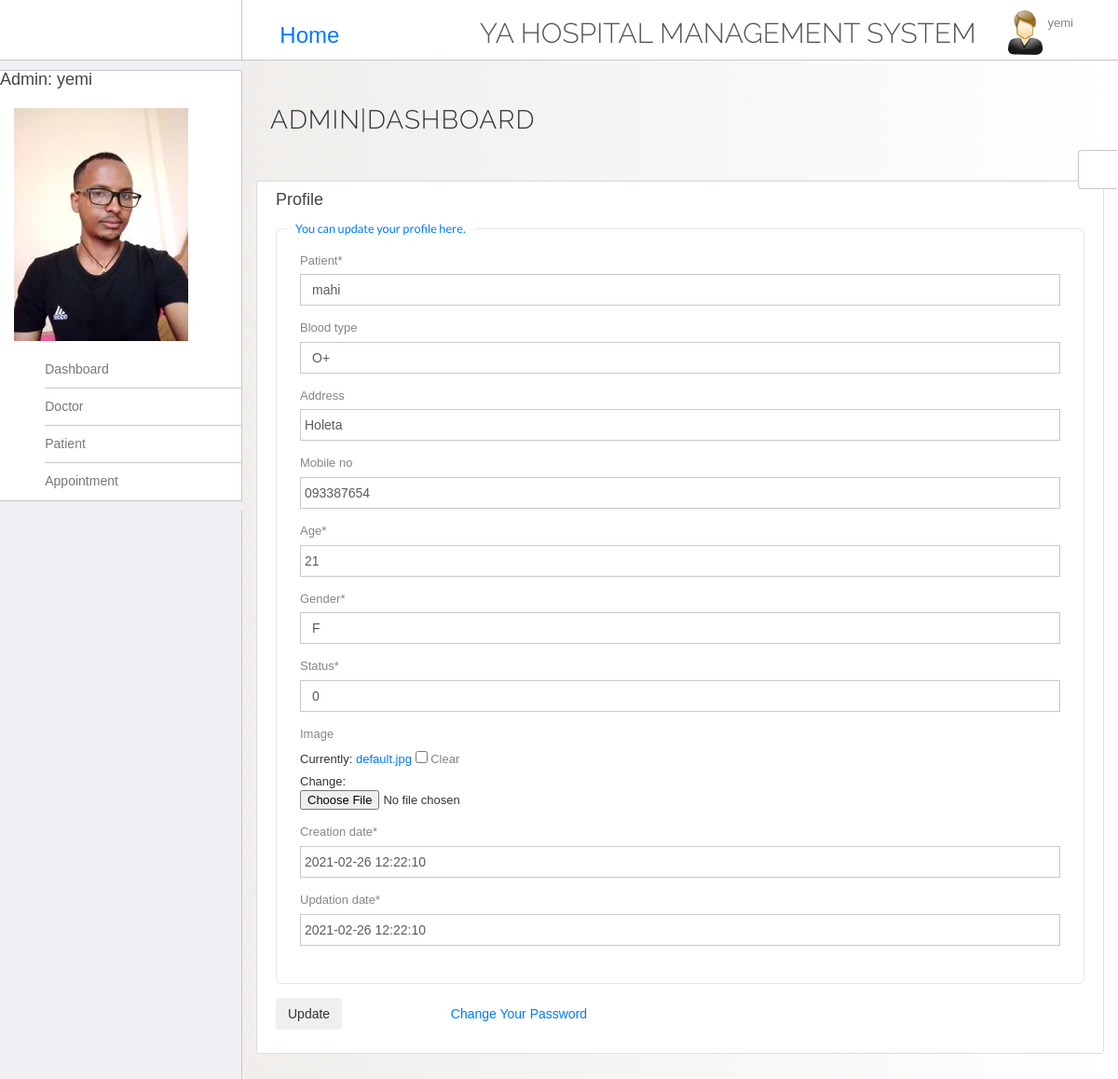
Page /users/update_patient/3/ (signed in) on the committed database.
### users/models.py (models this page shows, shortened)
class Admin(models.Model):
    admin = models.OneToOneField(User, default="", on_delete=models.CASCADE)
    Male = 'M'
    Female = 'F'
    Gender = [
        (Male, 'M'),
        (Female, 'F'),
    ]
    gender = models.CharField(max_length=1, choices=Gender, default="",)
    address = models.CharField(max_length=100, blank=True, null=True)
    phone_no = models.CharField(max_length=20, blank=True, null=True)
    mobile_no = models.CharField(max_length=20, blank=True, null=True)
    updation_date = models.DateTimeField(default=timezone.now)
    image = models.ImageField(default='default.jpg', upload_to='profile_pics', blank=True, null=True)
    class Meta:
        verbose_name_plural = 'Admin'

class Patient(models.Model):
    patient = models.OneToOneField(User, default="", on_delete=models.CASCADE)
    a = 'A'
    aa = 'A+'
    b = 'B'
    bb = 'B+'
    ab = 'AB'
    oo = 'O+'
    o ='O-'
    blood_choice = (
        (a , 'A'),
        (aa , 'A+'),
        (b , 'B'),
        (bb , 'B+'),
        (ab , 'AB'),
        (oo , 'O+'),
        (o , 'O-'),
    )
    blood_type = models.CharField(choices=blood_choice, max_length=10, blank=True, null=True)
    address = models.CharField(max_length=100, blank=True, null=True)
    mobile_no = models.CharField(max_length=20, blank=True, null=True)
    age = models.PositiveSmallIntegerField()
    Male = 'M'
    Female = 'F'
    Gender = [
        (Male, 'M'),
        (Female, 'F'),
    ]
    gender = models.CharField(max_length=1, choices=Gender, default="",)
    Active = 1
    InActive = 0
    status_choice = (
        (Active, 1),
        (InActive, 0),
    )
    status = models.IntegerField(choices=status_choice)
    image = models.ImageField(default='default.jpg', upload_to='profile_pics', blank=True, null=True)
    creation_date = models.DateTimeField(default=timezone.now)
    updation_date = models.DateTimeField(default=timezone.now)
    class Meta:
        verbose_name_plural = 'Patients'

### users/views.py (the view)
# urls.py: path('update_patient/<int:pk>/', UpdatePatient.as_view(), name='update_patient'),
class UpdatePatient(LoginRequiredMixin, UpdateView):
    model = Patient
    success_url = reverse_lazy('manage_patients')
    template_name = 'update_patient.html'
    fields = '__all__'

### templates/update_patient.html (shortened to what this page needs)
{% extends "main.html" %}
{% load crispy_forms_tags	%}
{% block content %}
  <div class="content-section">
    <form method="POST" enctype="multipart/form-data">
      <h4 >Profile</h4>
      <fieldset class="form-group">
      <legend>    <p><small>You can update your profile here.</small></p> </legend>
        {{ form|crispy }}
      </fieldset>
  <div class="form-group">
        <button class="btn btn-outline-info" type="submit">Update</button>
        <a class="btn btn-outline-info" style="margin-left:100px;" href="{% url 'password_change' %}" >Change Your Password</a>
      </div>
    </form>
  </div>
{% endblock content %}

### templates/main.html (shortened to what this page needs)
{% load static %}
<!DOCTYPE html>
<html lang="en">
	<head>
    <link rel="stylesheet" href="{% static 'css/themes/theme-1.css' %}" id="skin_color" />
		<link rel="stylesheet" href="{% static 'vendor/bootstrap/css/bootstrap.min.css' %}">
		<link rel="stylesheet" href="{% static 'vendor/fontawesome/css/font-awesome.min.css' %}">
		<link rel="stylesheet" href="{% static 'vendor/themify-icons/themify-icons.min.css' %}">
		<link href="{% static 'vendor/animate.css/animate.min.css' %}" rel="stylesheet" media="screen">
		<link href="{% static 'vendor/perfect-scrollbar/perfect-scrollbar.min.css' %}" rel="stylesheet" media="screen">
		<link href="{% static 'vendor/switchery/switchery.min.css' %}" rel="stylesheet" media="screen">
		<link href="{% static 'vendor/bootstrap-touchspin/jquery.bootstrap-touchspin.min.css' %}" rel="stylesheet" media="screen">
		<link href="{% static 'vendor/select2/select2.min.css' %}" rel="stylesheet" media="screen">
		<link href="{% static 'vendor/bootstrap-datepicker/bootstrap-datepicker3.standalone.min.css' %}" rel="stylesheet" media="screen">
		<link href="{% static 'vendor/bootstrap-timepicker/bootstrap-timepicker.min.css' %}" rel="stylesheet" media="screen">
		<link rel="stylesheet" type="text/css" href="{% static 'main/css/bootstrap.min.css' %}">
		<link rel="stylesheet" href="{% static 'css/styles.css' %}">
		<link rel="stylesheet" href="{% static 'css/plugins.css' %}">
		<link rel="stylesheet" type="text/css" href="{% static 'main.css' %}">
	</head>
	<body>
		<div id="app">
      <div class="sidebar app-aside" id="sidebar">
      				<div class="sidebar-container perfect-scrollbar">
      						<ul class="nav navbar-left">
      								<li  style="padding-top:5% ">
                        {% if user.admin %}
                          <h4>Admin: {{user.username}}</h4>
                          {% elif user.doctor %}
                            <h4>Doctor: {{user.username}}</h4>
                        {% elif user.patient %}
								          <h4>Patient: {{user.username}}</h4>
                        {% else %}
                          <h4>User: {{user.username}}</h4>
                        {% endif %}
      							</li>
    							<li>
                    {% if user.admin %}
      								<a href class="dropdown-toggle" data-toggle="dropdown">
      									<img src="{{ user.admin.image.url }}" alt="profile" > <span class="username"></i></span></a>
                    {% elif user.doctor %}
                      <a href class="dropdown-toggle" data-toggle="dropdown">
                      <img src="{{ user.doctor.image.url }}" alt="profile" > <span class="username"></i></span></a>
                    {% elif user.patient %}
                        <a href class="dropdown-toggle" data-toggle="dropdown">
                        <img src="{{ user.patient.image.url }}" alt="profile" > <span class="username"></i></span></a>
                    {% else %}
                        <a href class="dropdown-toggle" data-toggle="dropdown">
                          <img src="{% static 'images/avatar.png' %}" alt="profile" > <span class="username"></i></span></a>
                    {% endif %}
                  </li>
                    </ul>
            <nav>
  						<ul class="main-navigation-menu">
                {% if user.admin %}
                <li>
                  <a href="{% url 'main-home' %}">
                    <div class="item-content">
                      <div class="item-media">
                        <i class="ti-home"></i>
                      </div>
                      <div class="item-inner">
                        <span class="title"> Dashboard </span>
                      </div></div></a></li>
                <li>
                  <a href="{% url 'doctor' %}">
                    <div class="item-content">
                      <div class="item-media">
                        <i class="ti-pencil-alt"></i>
                      </div>
                      <div class="item-inner">
                        <span class="title"> Doctor </span>
                      </div>
                    </div>
                  </a>
                </li>
                <li>
                  <a href="{% url 'patient' %}">
                    <div class="item-content">
                      <div class="item-media">
                        <i class="ti-pencil-alt"></i>
                      </div>
                      <div class="item-inner">
                        <span class="title"> Patient </span>
                      </div>
                    </div>
                  </a>
                </li>
                <li>
                  <a href="{% url 'appointment' %}">
                    <div class="item-content">
                      <div class="item-media">
                        <i class="ti-pencil-alt"></i>
                      </div>
                      <div class="item-inner">
                        <span class="title"> Appointment </span>
                      </div>
                    </div>
                  </a>
                </li>
                {% endif %}
  						</ul>
  					</nav>
      					</div>
      			</div>
			<div class="app-content">
        <header class="navbar navbar-default navbar-static-top ">
        					<div class="navbar-header ">
        						<a href="#" class="sidebar-toggler pull-right visible-md visible-lg" data-toggle-class="app-sidebar-closed" data-toggle-target="#app">
        							<i class="ti-align-justify"></i>
        						</a>
        					</div>
        					<div class="navbar-collapse collapse">
                    <ul class="nav navbar-nav">
                      <h3 style="margin-top:25px;"><a class="nav-item nav-link text-black" href="{% url 'main-home' %}"><i class="fa fa-home" aria-hidden="true"></i> Home</a></h3>
                   </ul>
        						<ul class="nav navbar-right">
        								<li  style="padding-top:2% ">
                          <a href="{% url 'main-home' %}">
        								<h2>YA Hospital Management System</h2></a>
        							</li>
        							<li class="dropdown current-user">
        								<a href class="dropdown-toggle" data-toggle="dropdown">
        									<img src="{% static 'images/images.jpg' %}"> <span class="username">
                            {{ user.username }}
                         <i class="ti-angle-down"></i></i></span>
        								</a>
        							</li>
        						</ul>
        					</div>
        				</header>
				<div class="main-content" >
					<div class="wrap-content container" id="container">
						<section id="page-title">
							<div class="row">
								<div class="col-sm-8">
									<h1 class="mainTitle">
                    {% if user.admin %}
                      Admin|Dashboard
                    {% elif user.doctor %}
                      Doctor|Dashboard
                    {% elif user.patient %}
                      Patient|Dashboard
                    {% else %}
                      User|Dashboard
                    {% endif %}</h1>
										</div>
							</div>
						</section>
            {% block content %}
            {% endblock content %}
					</div>
				</div>
			</div>
      <div class="settings panel panel-default hidden-xs hidden-sm" id="settings">
      				<button ct-toggle="toggle" data-toggle-class="active" data-toggle-target="#settings" class="btn btn-default">
      					<i class="fa fa-spin fa-gear"></i>
      				</button>
      				</div>
      			</div>
	</body>
</html>

### static/css/themes/theme-1.css (style rules this page uses)
body { background: #FAFAFA; }
header .navbar-header { background: #ffffff !important; border-right-color: #c8c7cc !important; border-bottom-color: #c8c7cc !important; }
header .navbar-header .sidebar-toggler, header .navbar-header .sidebar-mobile-toggler { color: #007aff !important; }
header .navbar-collapse { background: #ffffff !important; border-bottom-color: #c8c7cc !important; box-shadow: none !important; }
header .navbar-collapse .navbar-right > li > a { color: #777; }
header .navbar-collapse .navbar-right > li > a i { color: #007aff !important; }
#sidebar { background: #EFEFF4 !important; }
#sidebar:before { border-right-width: "1px" !important; border-right-style: solid; border-right-color: #c8c7cc !important; }
#sidebar nav { border-right-width: "1px" !important; border-right-style: solid; border-right-color: #c8c7cc !important; }
#sidebar nav > ul { background: #ffffff !important; border-bottom-color: #c8c7cc !important; border-top-color: #c8c7cc !important; }
#sidebar nav > ul > li > a .item-media > i { color: #007aff !important; }
#sidebar nav > ul > li > a .item-inner { color: #777 !important; border-bottom-color: #c8c7cc; }

### static/css/plugins.css (style rules this page uses)
.perfect-scrollbar { overflow-y: hidden !important; }

### static/main.css (style rules this page uses)
body { background: #fafafa; color: #333333; margin-top: 5rem; }
h1, h2, h3, h4, h5, h6 { color: #444444; }
ul { margin: 0; }
.content-section { background: #ffffff; padding: 10px 20px; border: 1px solid #dddddd; border-radius: 3px; margin-bottom: 20px; }
body { margin: 0; background-image: linear-gradient(to right, #ECE9E6 , #FFFFFF); }

### rows in the picture
Patient: patient "mahi", blood_type "O+", address "Holeta", mobile_no "093387654", age "21", gender "F", status "0", creation_date "2021-02-26 12:22:10", updation_date "2021-02-26 12:22:10"

### other values in the picture
{{ user.username }} "yemi"
